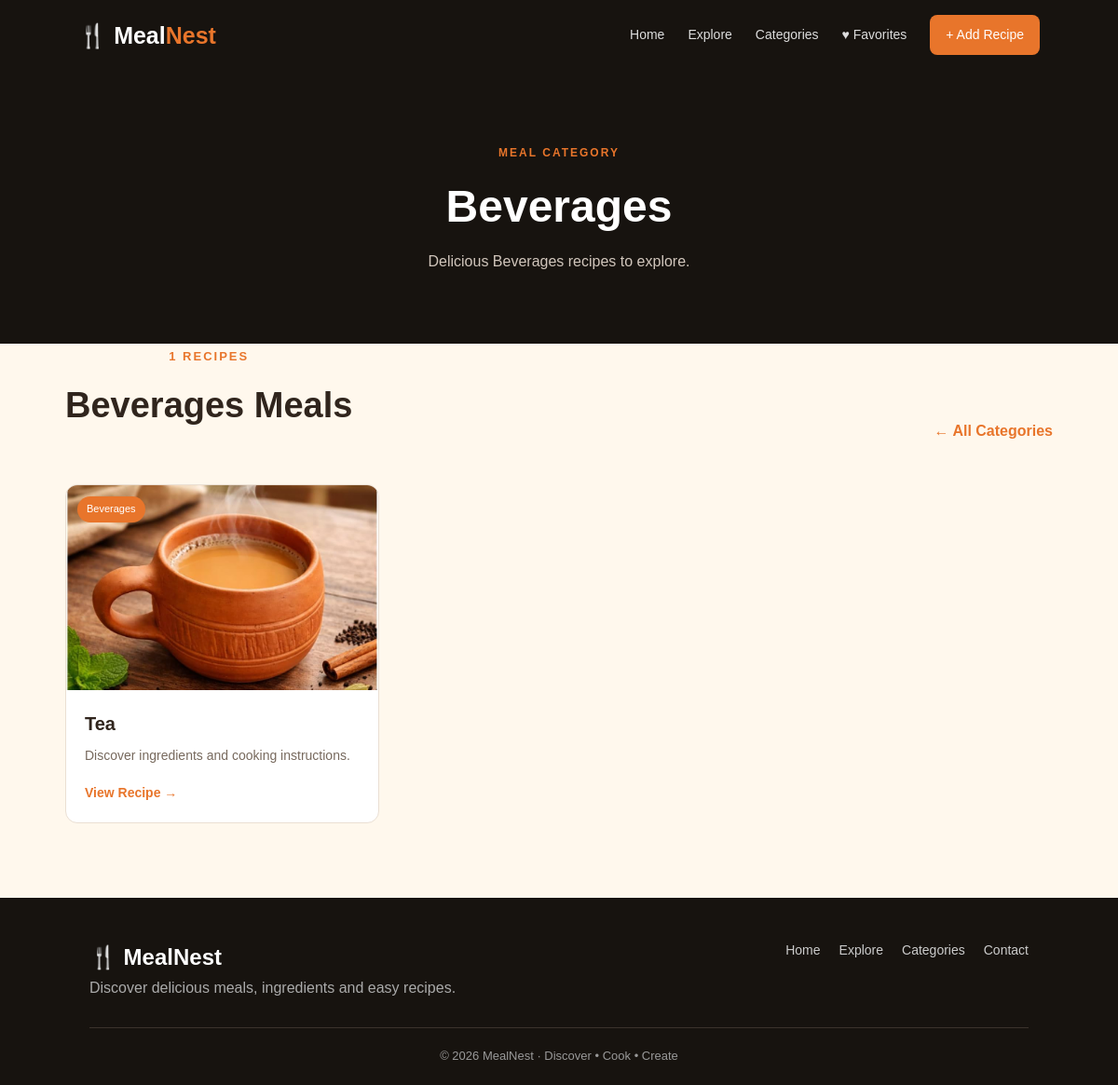
The page /category/Beverages on the database its author committed.
### tables this page shows
CREATE TABLE meals (
            id INTEGER PRIMARY KEY AUTOINCREMENT,
            name TEXT NOT NULL,
            category TEXT NOT NULL,
            image TEXT NOT NULL,
            instructions TEXT NOT NULL
        );

### app.py (the view)
@app.route("/category/<category>")
def category(category):
    conn = get_db()
    meals = conn.execute("""
        SELECT *
        FROM meals
        WHERE category = ?
        ORDER BY id DESC
    """, (category,)).fetchall()
    conn.close()
    return render_template(
        "category.html",
        category=category,
        meals=meals
    )

### database.py (called while the page is built)
def get_db():
    conn = sqlite3.connect(DATABASE)
    conn.row_factory = sqlite3.Row
    return conn

### templates/category.html (shortened to what this page needs)
{% extends "base.html" %}
{% block content %}
<section class="page-header">
    <span>MEAL CATEGORY</span>
    <h1>
        {{ category }}
    </h1>
    <p>
        Delicious {{ category }} recipes to explore.
    </p>
</section>
<section class="section">
    <div class="section-title">
        <div>
            <span>
                {{ meals|length }} RECIPES
            </span>
            <h2>
                {{ category }} Meals
            </h2>
        </div>
        <a href="{{ url_for('categories') }}">
            ← All Categories
        </a>
    </div>
    <div class="meal-grid">
        {% for meal in meals %}
        <article class="meal-card">
            <div class="meal-image">
                <img
                    src="{{ url_for(
                        'static',
                        filename=meal.image
                    ) }}"
                    alt="{{ meal.name }}"
                    onerror="this.style.display='none';">
                <span class="meal-tag">
                    {{ meal.category }}
                </span>
            </div>
            <div class="meal-info">
                <h3>
                    {{ meal.name }}
                </h3>
                <p>
                    Discover ingredients and
                    cooking instructions.
                </p>
                <a
                    href="{{ url_for(
                        'recipe',
                        meal_id=meal.id
                    ) }}">
                    View Recipe →
                </a>
            </div>
        </article>
        {% endfor %}
    </div>
</section>
{% endblock %}

### static/css/style.css (style rules this page uses)
* { margin: 0; padding: 0; box-sizing: border-box; }
:root { --dark: #17130f; --dark-card: #241d17; --cream: #fff8ed; --orange: #e8752b; --gold: #f3a84b; --text: #30251d; --light-text: #77695d; --white: #ffffff; --border: #eadfd3; }
body { font-family: Arial, Helvetica, sans-serif; background: var(--cream); color: var(--text); line-height: 1.6; }
a { text-decoration: none; color: inherit; }
img { max-width: 100%; display: block; }
.section { max-width: 1100px; margin: 0 auto 80px; padding: 0 20px; }
.section-title { display: flex; align-items: end; justify-content: space-between; margin-bottom: 28px; }
.section-title span, .page-header span, .recipe-section-title span, .form-heading span, .contact-info > span { color: var(--orange); font-size: 12px; font-weight: bold; letter-spacing: 2px; }
.section-title h2 { font-size: 32px; margin-top: 5px; }
.section-title > a { color: var(--orange); font-weight: bold; }
.meal-grid { display: grid; grid-template-columns: repeat(3, 1fr); gap: 25px; }
.meal-card { background: white; border-radius: 13px; overflow: hidden; border: 1px solid var(--border); transition: 0.3s; }
.meal-image { height: 220px; position: relative; overflow: hidden; }
.meal-image img { width: 100%; height: 100%; object-fit: cover; transition: 0.5s; }
.meal-tag { position: absolute; top: 12px; left: 12px; background: var(--orange); color: white; padding: 5px 10px; border-radius: 20px; font-size: 11px; }
.meal-info { padding: 20px; }
.meal-info h3 { font-size: 20px; }
.meal-info p { color: var(--light-text); font-size: 14px; margin: 7px 0 15px; }
.meal-info > a { color: var(--orange); font-weight: bold; font-size: 14px; }
.page-header { text-align: center; padding: 75px 20px; background: var(--dark); color: white; }
.page-header h1 { font-size: 48px; margin: 8px 0; }
.page-header p { color: #d1c6bc; }
.hidden-card { opacity: 0; transform: translateY(25px); transition: 0.6s ease; }
.show-card { opacity: 1; transform: translateY(0); }
.section-title { text-align: center; margin-bottom: 45px; }
.section-title span { color: #e8752b; font-size: 13px; font-weight: 800; letter-spacing: 2px; }
.section-title h2 { margin: 10px 0; color: #30251d; font-size: 38px; font-weight: 800; }

### rows shown on the page
meals: category "Beverages", image (picture), name "Tea"

### other values the page prints
{{ meals|length }} "1"
